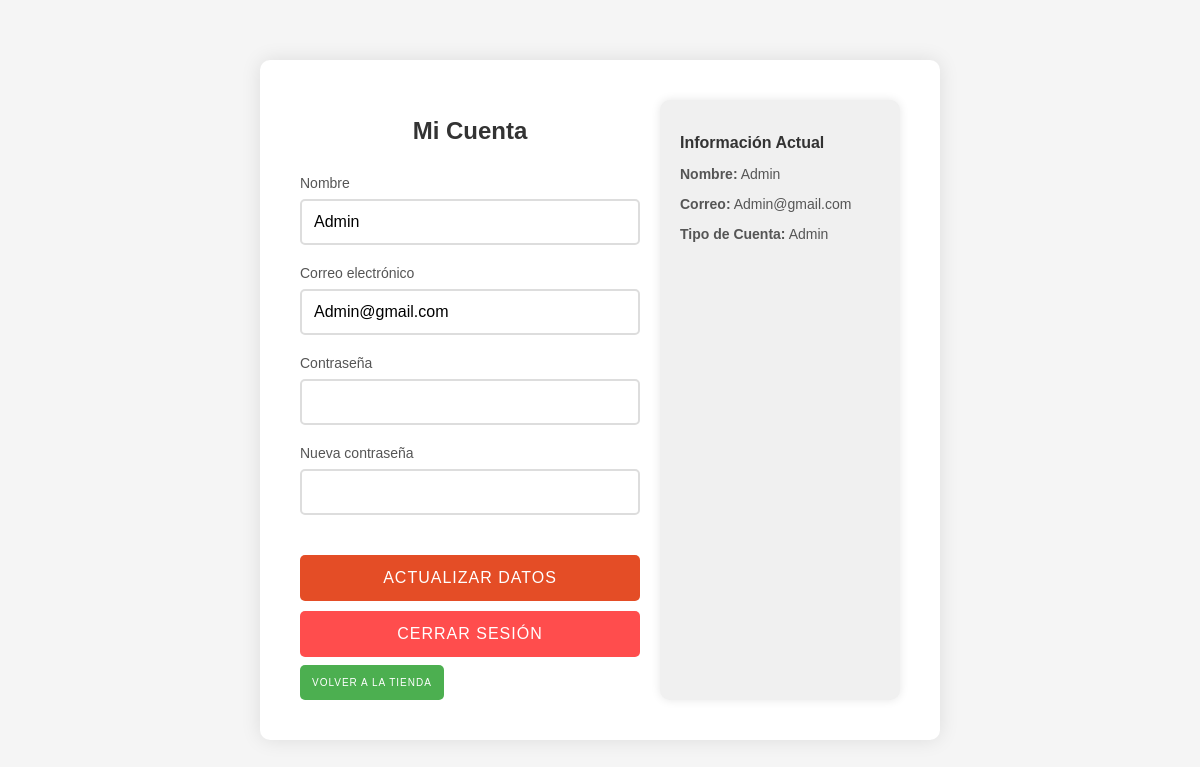
The app's page /menu/miCuenta.php (signed in) with its own data.
### tables this page shows
CREATE TABLE `usuarios` (
  `Usuario` varchar(50) NOT NULL,
  `Correo` varchar(100) NOT NULL,
  `Contraseña` varchar(255) NOT NULL,
  `Cargo` enum('Admin','Usuario','Operador') NOT NULL DEFAULT 'Usuario',
  PRIMARY KEY (`Usuario`),
  UNIQUE KEY `Correo` (`Correo`)
);

### menu/miCuenta.php (the view, shortened to what this page needs)
<?php
$host = 'localhost';
$dbname = 'smartstep';
$username = 'root';
$password = '';
$conn = new mysqli($host, $username, $password, $dbname);
$current_user_name = $_SESSION['user_name'];
$current_user_email = '';
$current_user_charge = '';
$sql_email_charge = "SELECT Correo, Cargo FROM usuarios WHERE Usuario = ?";
$stmt_email_charge = $conn->prepare($sql_email_charge);
$stmt_email_charge->bind_param('s', $current_user_name);
$stmt_email_charge->execute();
$result_email_charge = $stmt_email_charge->get_result();
if ($result_email_charge->num_rows > 0) {
    $row = $result_email_charge->fetch_assoc();
    $current_user_email = $row['Correo'];
    $current_user_charge = $row['Cargo'];
}
?>
<!DOCTYPE html>
<html lang="es">
<head>
    <link rel="stylesheet" href="https://cdnjs.cloudflare.com/ajax/libs/font-awesome/6.0.0/css/all.min.css">
</head>
<body>
    <div class="account-container">
        <div class="form-section">
            <h1 class="account-title">Mi Cuenta</h1>
            <form method="POST" action="">
                <div class="form-group">
                    <label for="name">Nombre</label>
                    <input type="text" id="name" name="name" value="<?php echo $_SESSION['user_name']; ?>" required>
                </div>
                <div class="form-group">
                    <label for="email">Correo electrónico</label>
                    <input type="email" id="email" name="email" value="<?php echo htmlspecialchars($current_user_email); ?>" required>
                </div>
                <div class="form-group">
                    <label for="current_password">Contraseña</label>
                    <input type="password" id="current_password" name="current_password" required>
                </div>
                <div class="form-group">
                    <label for="new_password">Nueva contraseña</label>
                    <input type="password" id="new_password" name="new_password" required>
                </div>
                <button type="submit" class="update-button">Actualizar datos</button>
            </form>
            <form method="POST" action="logout.php">
                <button type="submit" class="logout-button">Cerrar sesión</button>
            </form>
            <form method="GET" action="../index.php">
                <button type="submit" class="store-button">Volver a la tienda</button>
            </form>
        </div>
        <div class="info-section">
            <h2>Información Actual</h2>
            <p><strong>Nombre:</strong> <?php echo htmlspecialchars($current_user_name); ?></p>
            <p><strong>Correo:</strong> <?php echo htmlspecialchars($current_user_email); ?></p>
            <p><strong>Tipo de Cuenta:</strong> <?php echo htmlspecialchars($current_user_charge); ?></p>
        </div>
    </div>
</body>
</html>

### menu/miCuenta.php (style rules this page uses)
body { margin: 0; padding: 0; font-family: Arial, sans-serif; background-color: #f5f5f5; height: 100vh; display: flex; justify-content: center; align-items: center; }
.account-container { background-color: white; padding: 40px; border-radius: 10px; box-shadow: 0 0 20px rgba(0, 0, 0, 0.1); width: 100%; max-width: 600px; display: flex; gap: 20px; position: relative; }
.form-section { flex: 1; }
.info-section { width: 200px; background-color: #f0f0f0; border-radius: 10px; padding: 20px; box-shadow: 0 0 10px rgba(0, 0, 0, 0.1); font-size: 14px; color: #555; }
.info-section h2 { font-size: 16px; margin-bottom: 10px; color: #333; }
.account-title { text-align: center; color: #333; margin-bottom: 30px; font-size: 24px; }
.form-group { margin-bottom: 20px; }
.form-group label { display: block; margin-bottom: 8px; color: #555; font-size: 14px; }
.form-group input { width: 100%; padding: 12px; border: 2px solid #ddd; border-radius: 5px; font-size: 16px; transition: all 0.3s ease; box-sizing: border-box; }
.update-button { width: 100%; padding: 14px; background-color: #e44d26; color: white; border: none; border-radius: 5px; font-size: 16px; cursor: pointer; transition: all 0.3s ease; text-transform: uppercase; letter-spacing: 1px; margin-top: 20px; }
.logout-button { width: 100%; padding: 14px; background-color: #ff4d4d; color: white; border: none; border-radius: 5px; font-size: 16px; cursor: pointer; transition: all 0.3s ease; text-transform: uppercase; letter-spacing: 1px; margin-top: 10px; }
.store-button { background-color: #4CAF50; color: white; margin-top: 8px; padding: 12px; border: none; border-radius: 5px; font-size: 10px; cursor: pointer; transition: all 0.3s ease; text-transform: uppercase; letter-spacing: 1px; }

### records on screen
usuarios: email "Admin@gmail.com", Correo "Admin@gmail.com", Cargo "Admin"

### other values on screen
$current_user_name "Admin"
